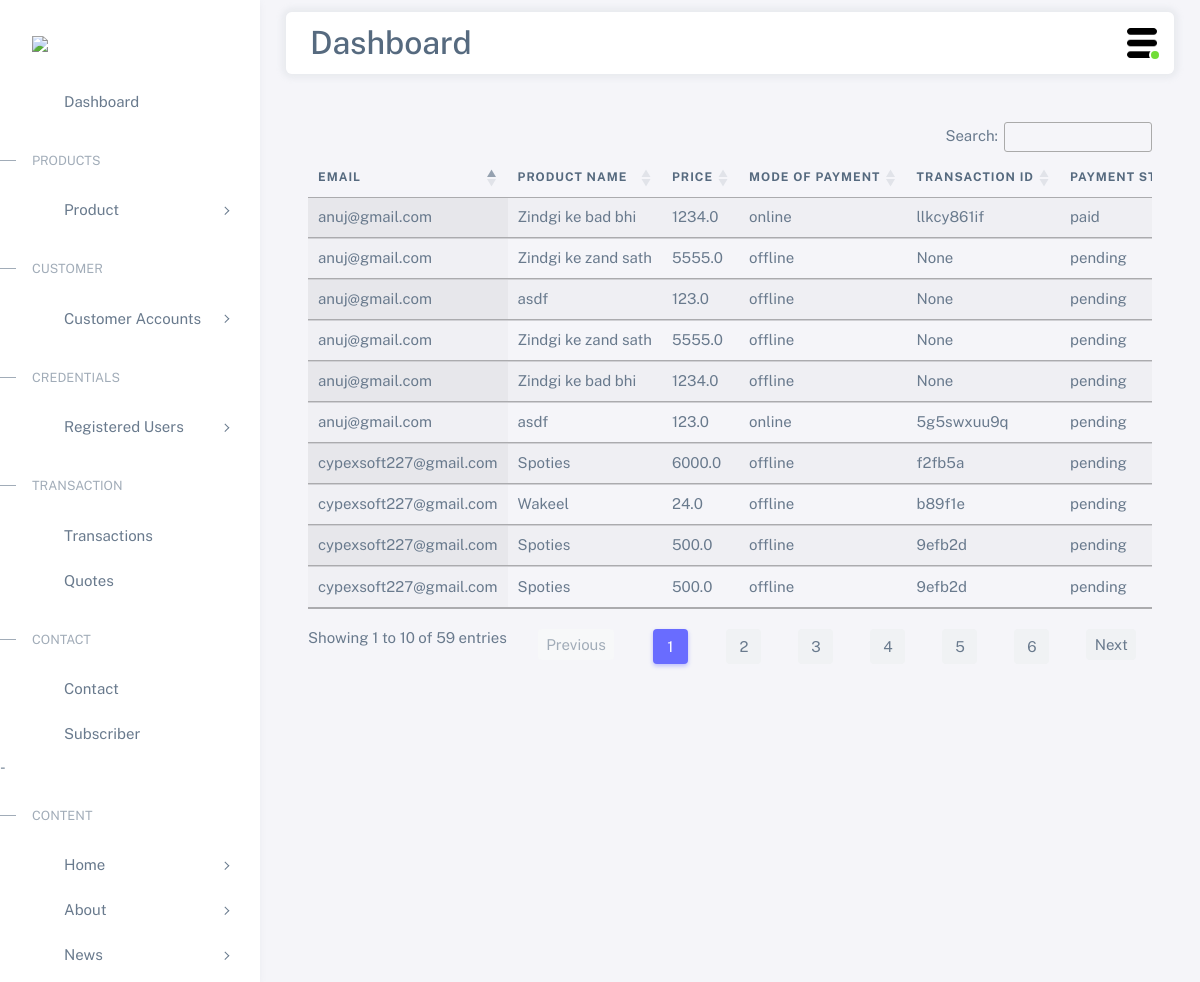
/devadmin/transaction/, run on the app's committed database.
### accounts/models.py (models this page shows, shortened)
class OrderPlaced(models.Model):
    user = models.ForeignKey(User, on_delete=models.CASCADE)
    product = models.ForeignKey(SubProduct, on_delete=models.SET_NULL, default= None, null=True)
    product_title = models.CharField(max_length=100,default=None,null=True)
    price = models.FloatField()
    modeofpayment = models.CharField(max_length=100)
    payment_id = models.CharField(max_length=100)
    ordered_date_time = models.DateTimeField(auto_now_add =True)
    ordered_date = models.DateField(auto_now_add =True)
    due_date = models.DateField(default='1970-01-01')
    updated = models.DateTimeField(auto_now=True)
    payment_status = models.CharField(max_length=50)
    quantity = models.FloatField()
    frequency = models.CharField(max_length=200, default='Null')

### accounts/views.py (the view)
# urls.py: path('devadmin/transaction/', views.transaction, name='transaction'),
def transaction(request):
    status = ['paid','pending','fail']
    order = OrderPlaced.objects.all()
    return render(request, 'devadmin/admintransaction.html',{'orders':order,'status':status})

### accounts/templates/devadmin/admintransaction.html (shortened to what this page needs)
{% extends 'devadmin/base.html' %}
{% load static %}
{% block main-content %}
<link rel="stylesheet" href="https://cdn.datatables.net/1.12.1/css/jquery.dataTables.min.css">
<link rel="stylesheet" href="https://cdn.datatables.net/datetime/1.1.2/css/dataTables.dateTime.min.css">
<link rel="stylesheet" href="https://cdn.datatables.net/1.12.1/css/dataTables.bootstrap4.min.css">
<link rel="stylesheet" href="https://cdn.datatables.net/buttons/2.2.3/css/buttons.bootstrap4.min.css">
<div class="m-5">
<table id="example" class="table display nowrap mt-3" style="width:100%">
  <thead>
      <tr>
          <th>Email</th>
          <th>Product Name</th>
          <th>Price</th>
          <th>Mode Of Payment</th>
          <th>Transaction ID</th>
          <th>Payment Status</th>
        </tr>
  </thead>
  <tbody>
    {% for i in orders %}
    <tr>
        <td>{{i.user.email}}</td>
        <td>{{i.product_title}}</td>
        <td>{{i.price}}</td>
        <td>{{i.modeofpayment}}</td>
        <td>{{i.payment_id}}</td>
        <td>{{i.payment_status}}</td>
      </tr>
    {% endfor %}
    </tbody>
</table>
</div>
{% endblock main-content %}

### accounts/static/accounts/css/style.css (style rules this page uses)
body, html { margin: 0; padding: 0; overflow-x: hidden; }

### accounts/templates/devadmin/admintransaction.html (style rules this page uses)
table { display: block; overflow-x: auto; white-space: nowrap; }

### data on the page
OrderPlaced: user.email "anuj@gmail.com", product_title "Zindgi ke bad bhi", price "1234.0", modeofpayment "online", payment_id "llkcy861if", payment_status "paid"
OrderPlaced: user.email "anuj@gmail.com", product_title "Zindgi ke zand sath", price "5555.0", modeofpayment "offline", payment_id "None", payment_status "pending"
OrderPlaced: user.email "anuj@gmail.com", product_title "asdf", price "123.0", modeofpayment "offline", payment_id "None", payment_status "pending"
OrderPlaced: user.email "anuj@gmail.com", product_title "Zindgi ke zand sath", price "5555.0", modeofpayment "offline", payment_id "None", payment_status "pending"
OrderPlaced: user.email "anuj@gmail.com", product_title "Zindgi ke bad bhi", price "1234.0", modeofpayment "offline", payment_id "None", payment_status "pending"
OrderPlaced: user.email "anuj@gmail.com", product_title "asdf", price "123.0", modeofpayment "online", payment_id "5g5swxuu9q", payment_status "pending"
OrderPlaced: user.email "cypexsoft227@gmail.com", product_title "Spoties", price "6000.0", modeofpayment "offline", payment_id "f2fb5a", payment_status "pending"
OrderPlaced: user.email "cypexsoft227@gmail.com", product_title "Wakeel", price "24.0", modeofpayment "offline", payment_id "b89f1e", payment_status "pending"
OrderPlaced: user.email "cypexsoft227@gmail.com", product_title "Spoties", price "500.0", modeofpayment "offline", payment_id "9efb2d", payment_status "pending"
OrderPlaced: user.email "cypexsoft227@gmail.com", product_title "Spoties", price "500.0", modeofpayment "offline", payment_id "9efb2d", payment_status "pending"
